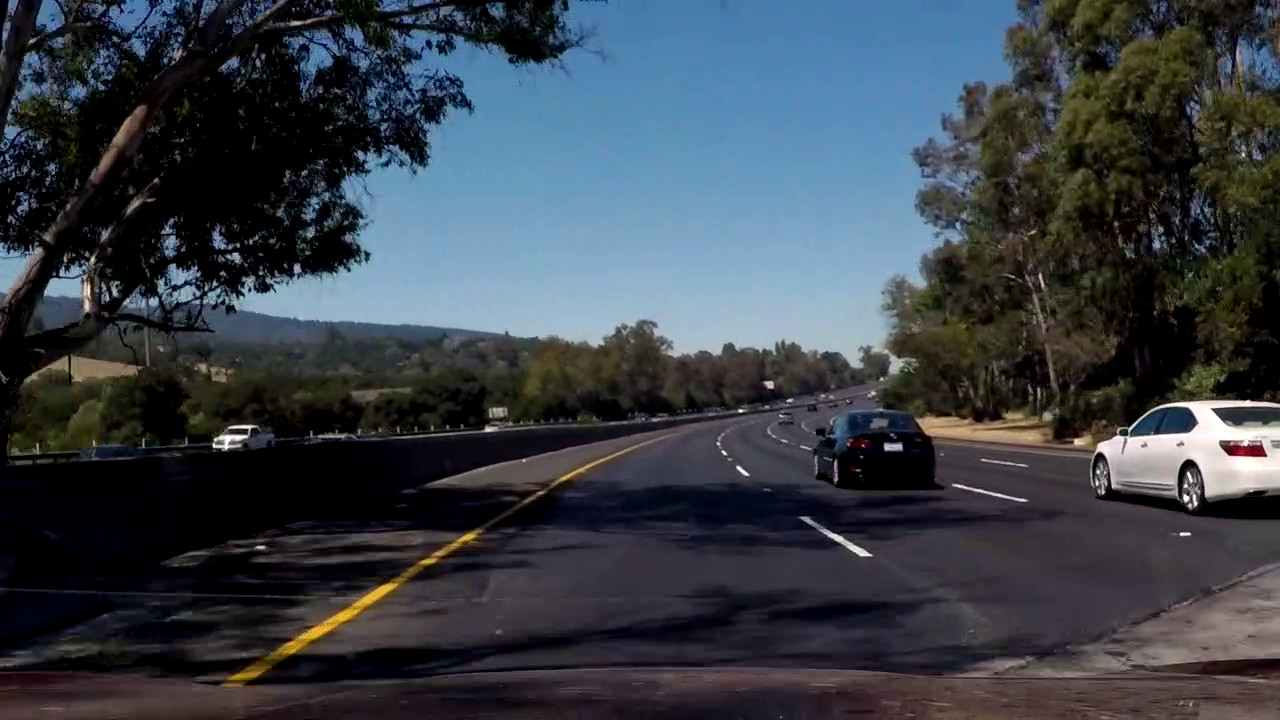
#> input picture test_images/difficult.jpg, 1280 x 720 px
$ python -i thresholding_module.py   (imports and definitions only)   (older library calls are emulated)
#> lines starting #> are read from the running program, lines starting #| are printed output that depends on the picture; after the words box and inside, x2 and y2 are one past the last pixel; in counts of white or black regions, pixels touching at a corner belong together
import numpy as np
import cv2

def color_threshold(image, s_thresh=(50, 200), v_thresh=(150, 255), l_thresh=(225, 255), b_thresh=(155, 200)):
    # s_thresh=(200, 255), v_thresh=(150, 255), l_thresh=(130, 255), b_thresh=(150, 200)
    '''
    Applies color thresholding on the image `image`. Takes the S and V channel, apply a threshold and return the combination of them
    Return a binary image
    '''
    hls = cv2.cvtColor(image, cv2.COLOR_RGB2HLS)
    hsv = cv2.cvtColor(image, cv2.COLOR_RGB2HSV)
    luv = cv2.cvtColor(image, cv2.COLOR_RGB2LUV)
    lab = cv2.cvtColor(image, cv2.COLOR_RGB2LAB)

    s = hls[:,:,2]
    v = hsv[:,:,2]
    l = luv[:,:,0]
    b = lab[:,:,2]

    s_binary = np.zeros_like(s)
    v_binary = np.zeros_like(v)
    l_binary = np.zeros_like(l)
    b_binary = np.zeros_like(b)

    s_binary[(s >= s_thresh[0]) & (s <= s_thresh[1])] = 1
    v_binary[(v >= v_thresh[0]) & (v <= v_thresh[1])] = 1
    l_binary[(l >= l_thresh[0]) & (l <= l_thresh[1])] = 1
    b_binary[(b >= b_thresh[0]) & (b <= b_thresh[1])] = 1

    combined_binary = np.zeros_like(s)
#     combined_binary[(v_binary == 1) | (l_binary == 1) | (b_binary == 1)] = 1
    combined_binary[(s_binary == 1) & (v_binary == 1) | (l_binary == 1) | (b_binary == 1) ] = 1
#     combined_binary[(s_binary == 1) | (v_binary == 1) | (l_binary == 1) | (b_binary == 1) ] = 1
    return combined_binary


def abs_sobel(image, orient='x', kernel_size=3, thresh=(20, 120)):
    '''
    Applies gradient threshold on x or y
    '''
    gray = cv2.cvtColor(image, cv2.COLOR_RGB2GRAY)
    if orient == 'x':
        grad = cv2.Sobel(gray, cv2.CV_64F, 1, 0, ksize=kernel_size)
    elif orient == 'y':
        grad = cv2.Sobel(gray, cv2.CV_64F, 0, 1, ksize=kernel_size)

    abs_sobel = np.absolute(grad)
    scaled_sobel = np.uint8(255 * abs_sobel / np.max(abs_sobel))
    grad_binary = np.zeros_like(scaled_sobel)
    grad_binary[(scaled_sobel >= thresh[0]) & (scaled_sobel[1] <= thresh[1])] = 1
    return grad_binary


def mag_gradient(img, kernel_size=3, thresh=(0, 255)):
    '''
    Applies gradient magnitude
    '''
    gray = cv2.cvtColor(img, cv2.COLOR_RGB2GRAY)
    sobel_x = cv2.Sobel(gray, cv2.CV_64F, 1, 0, ksize=kernel_size)
    sobel_y = cv2.Sobel(gray, cv2.CV_64F, 0, 1, ksize=kernel_size)
    magnitude = np.sqrt(sobel_x**2 + sobel_y**2)
    scaled_magnitude = np.uint8(255 * magnitude / np.max(magnitude))
    mag_binary = np.zeros_like(scaled_magnitude)
    mag_binary[(scaled_magnitude >= thresh[0]) & (scaled_magnitude[1] <= thresh[1])] = 1
    return mag_binary


def dir_gradient(image, kernel_size=3, thresh=(0, np.pi/2)):
    '''
    Applies thresholding on the directions of gradients
    '''
    gray = cv2.cvtColor(image, cv2.COLOR_RGB2GRAY)
    sobel_x = cv2.Sobel(gray, cv2.CV_64F, 1, 0, ksize=kernel_size)
    sobel_y = cv2.Sobel(gray, cv2.CV_64F, 0, 1, ksize=kernel_size)

    grad_dir = np.arctan2(np.absolute(sobel_y), np.absolute(sobel_x))

    binary_output = np.zeros_like(grad_dir)
    binary_output[(grad_dir >= thresh[0]) & (grad_dir <= thresh[1])] = 1
    return binary_output


def combined_threshold(image):
    '''
    to get a better binary image, combine the gradient on x, y, magnitude, direction and color thresholding
    Returns the combined binary image
    '''
    xy_thresh = (50, 255)#20,120
    mag_thresh = (50, 255)
    dir_thresh = (0.8, 1.2)#0.6, 1.2
    thresholded_sx = abs_sobel(image, 'x', kernel_size=7, thresh=xy_thresh)
    thresholded_sy = abs_sobel(image, 'y', kernel_size=7, thresh=xy_thresh)
    thresholded_mag = mag_gradient(image, kernel_size=7, thresh=mag_thresh)
    thresholded_dir = dir_gradient(image, kernel_size=5, thresh=dir_thresh)
    thresholded_color = color_threshold(image)

    combined_gradient = np.zeros_like(thresholded_dir)
    combined_gradient[((thresholded_sx == 1) & (thresholded_sy == 1)) | ((thresholded_mag == 1)&(thresholded_dir==1))] = 1

    combined_binary = np.zeros_like(combined_gradient)
    combined_binary[(combined_gradient == 1) | (thresholded_color == 1)] = 1
    return combined_binary


>>> import cv2
>>> picture = cv2.cvtColor(cv2.imread('test_images/difficult.jpg'), cv2.COLOR_BGR2RGB)
>>> result = combined_threshold(picture)
#> in combined_threshold, `thresholded_sx = abs_sobel(image, 'x', kernel_size=7, thresh=xy_thresh)`:
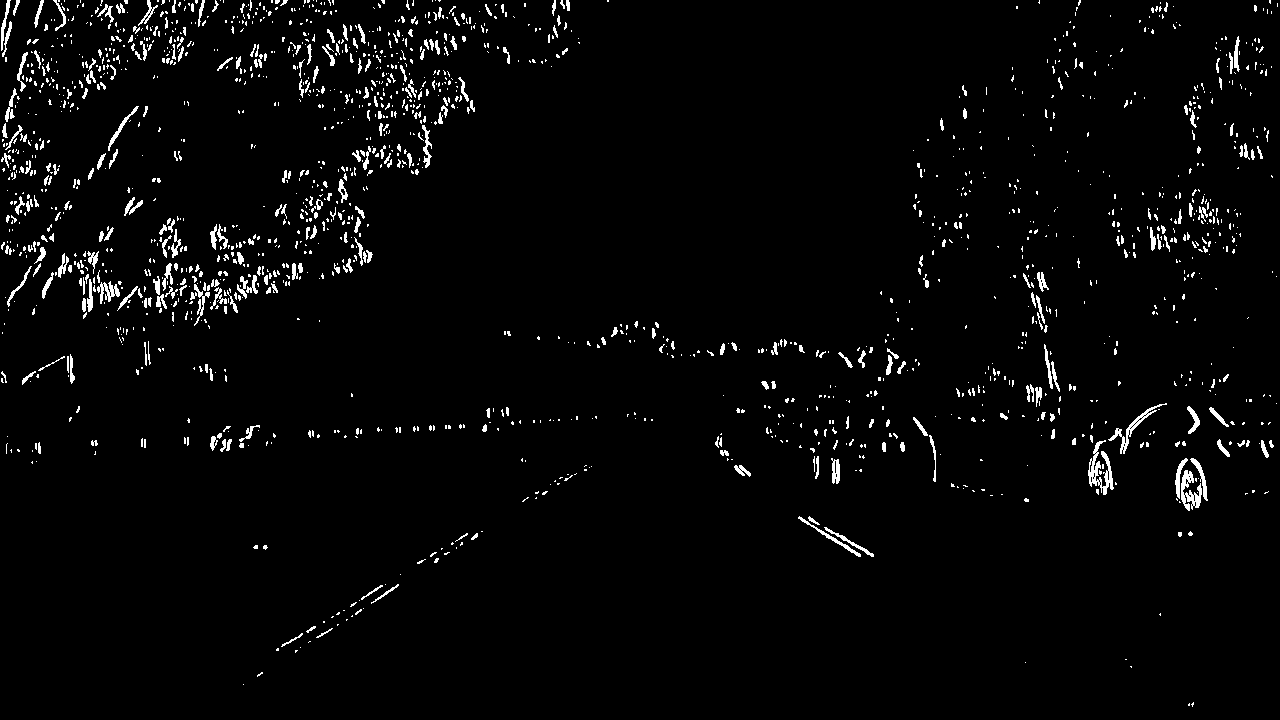
#> thresholded_sx: shape (720, 1280); values 0 (black) and 1 (white), 2.8% white in thin lines or dots
#> in combined_threshold, `thresholded_sy = abs_sobel(image, 'y', kernel_size=7, thresh=xy_thresh)`: thresholded_sy: shape (720, 1280); values 0 (black) and 1 (white), 3.8% white; 1482 white regions (1137 under 20 px), largest, box (x1, y1, x2, y2) and area: (1117, 398, 1280, 432) 1700, (226, 302, 605, 350) 1280, (425, 426, 679, 484) 709
#> in combined_threshold, `thresholded_mag = mag_gradient(image, kernel_size=7, thresh=mag_thresh)`: thresholded_mag: shape (720, 1280); values 0 (black) and 1 (white), 6% white; 1327 white regions (937 under 20 px), largest, box (x1, y1, x2, y2) and area: (137, 237, 674, 351) 4877, (1089, 398, 1280, 512) 4720, (335, 79, 470, 250) 1786
#> in combined_threshold, `thresholded_dir = dir_gradient(image, kernel_size=5, thresh=dir_thresh)`: thresholded_dir: shape (720, 1280) float64; values 0 (black) and 1 (white), 20.6% white in thin lines or dots
#> in color_threshold, `hls = cv2.cvtColor(image, cv2.COLOR_RGB2HLS)`: hls: shape (720, 1280, 3); mean of channels 0, 1, 2 82.8, 64.1, 75.4
#> in color_threshold, `hsv = cv2.cvtColor(image, cv2.COLOR_RGB2HSV)`: hsv: shape (720, 1280, 3); mean H, S, V 82.9, 94.3, 77.3
#> in color_threshold, `luv = cv2.cvtColor(image, cv2.COLOR_RGB2LUV)`: luv: shape (720, 1280, 3); mean of channels 0, 1, 2 66.2, 94.1, 129.3
#> in color_threshold, `lab = cv2.cvtColor(image, cv2.COLOR_RGB2LAB)`: lab: shape (720, 1280, 3); mean of channels 0, 1, 2 66.6, 128.2, 123.2
#> in color_threshold, `s = hls[:,:,2]`:
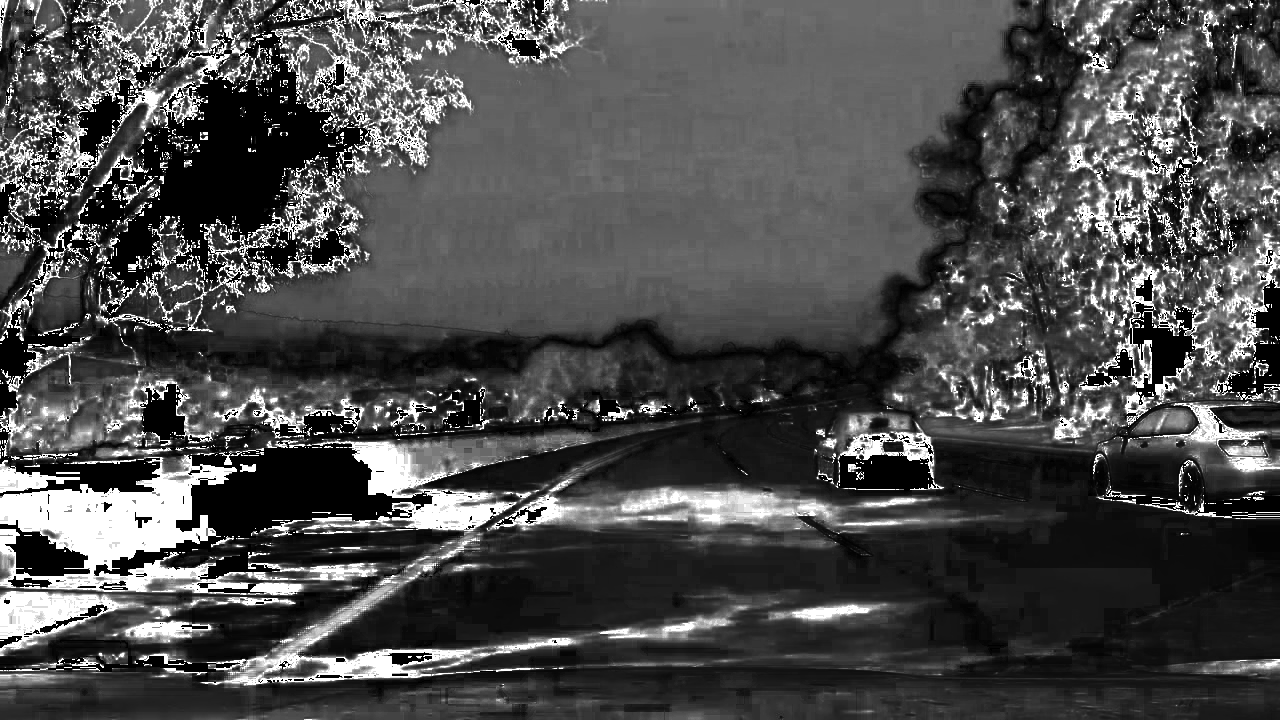
#> s: shape (720, 1280); min 0, max 255, mean 75.4
#> in color_threshold, `b = lab[:,:,2]`:
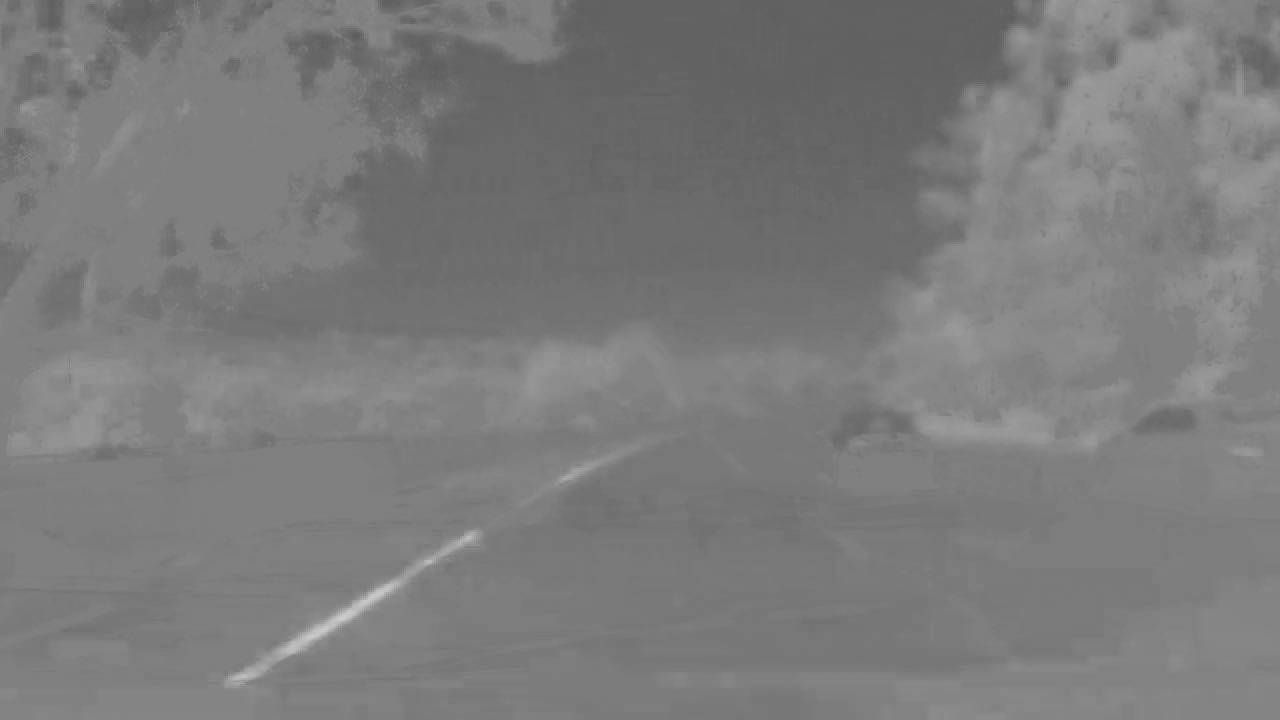
#> b: shape (720, 1280); min 92, max 205, mean 123.2
#> in combined_threshold, `thresholded_color = color_threshold(image)`: thresholded_color: shape (720, 1280); values 0 (black) and 1 (white), 21.3% white; 321 white regions (279 under 20 px), largest, box (x1, y1, x2, y2) and area: (238, 0, 1022, 348) 179140, (1125, 401, 1280, 488) 5414, (226, 532, 478, 686) 2974
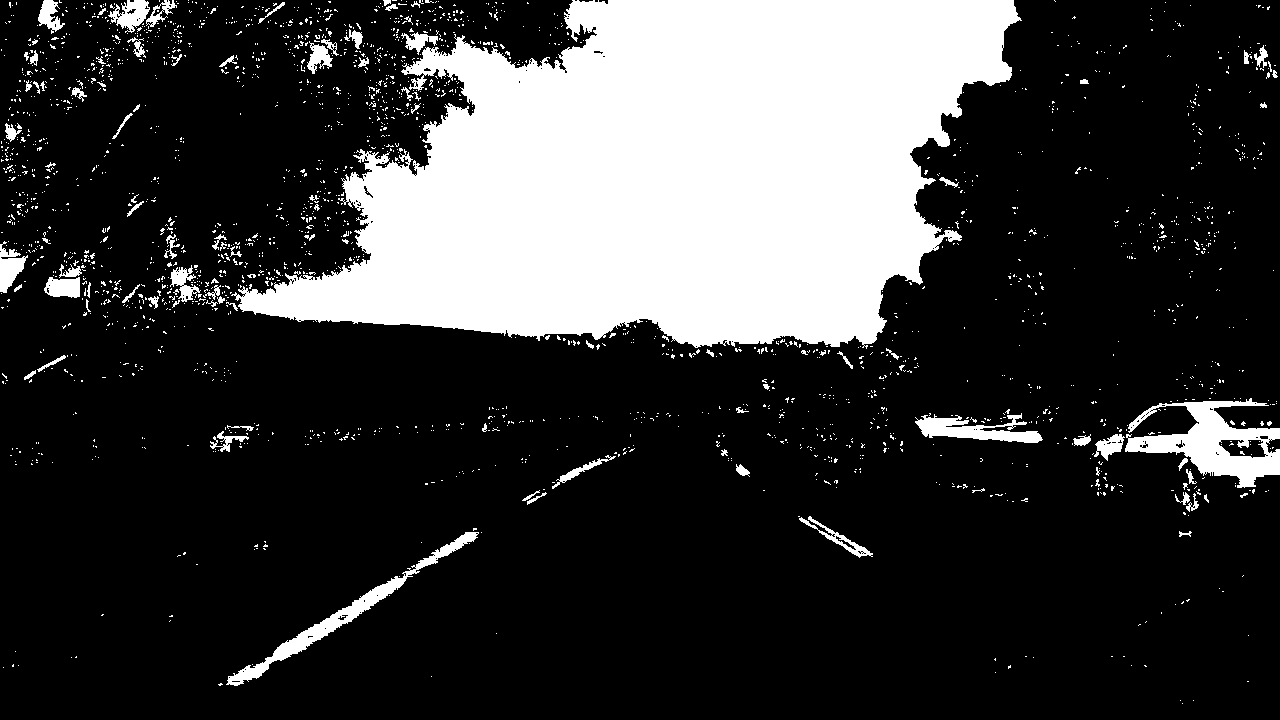
#> result: shape (720, 1280) float64; values 0 (black) and 1 (white), 22.6% white; 2285 white regions (2186 under 20 px), largest, box (x1, y1, x2, y2) and area: (231, 0, 1022, 349) 180297, (1125, 398, 1280, 488) 5978, (226, 532, 479, 686) 3234
